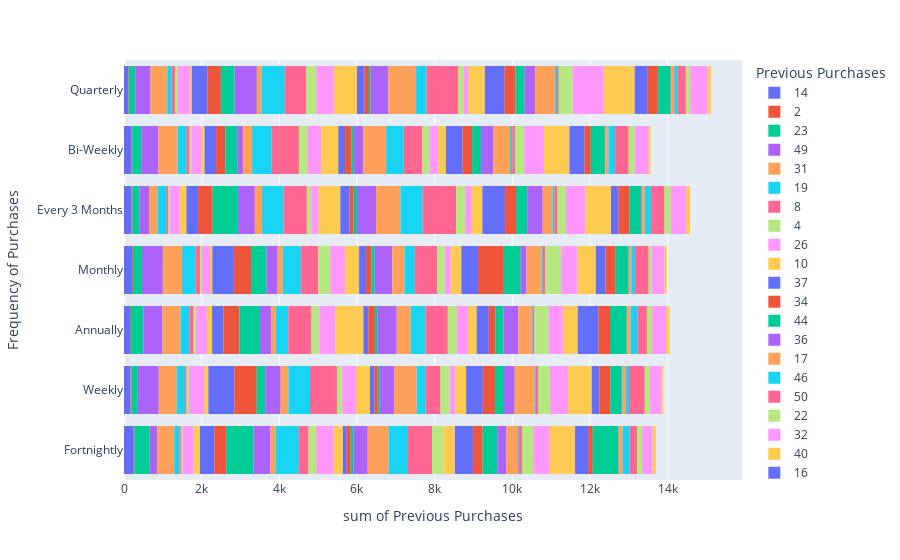

Notebook code for this chart:
### Code cell
fig = px.histogram(df,df['Previous Purchases'],df['Frequency of Purchases'], color='Previous Purchases')
fig.show()
